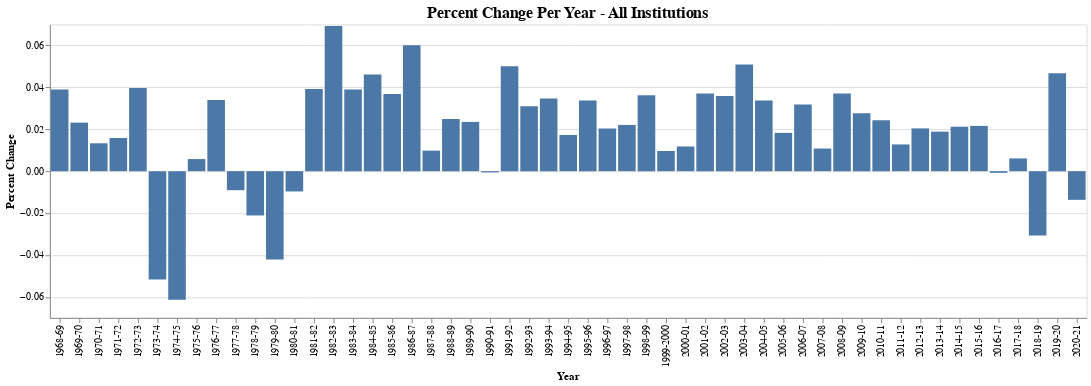

Notebook cell for this chart:
### Markdown cell above
We can visualize the percent changes for each year using bar charts:

### Code cell
#chart configuration for all institutions
alt.Chart(tuition_pct_change.reset_index()).mark_bar().encode(
    x='Year',
    y=alt.Y('All Institutions', title='Percent Change')
).properties(
    title='Percent Change Per Year - All Institutions'
).configure_title(
    'center',
    fontSize=16
)

### Figure 1 — Vega-Lite specification as saved in the notebook (floating-point values rounded to 4 significant figures)
{"config": {"view": {"continuousWidth": 400, "continuousHeight": 300}, "title": {"align": "center", "fontSize": 16}}, "data": {"name": "data-9f8a1e9adfe12dad63295994e6c2e97f"}, "mark": "bar", "encoding": {"x": {"field": "Year", "type": "nominal"}, "y": {"field": "All Institutions", "title": "Percent Change", "type": "quantitative"}}, "title": "Percent Change Per Year - All Institutions", "$schema": "https://vega.github.io/schema/vega-lite/v4.17.0.json", "datasets": {"data-9f8a1e9adfe12dad63295994e6c2e97f": [{"Year": "1968-69 ", "All Institutions": 0.039, "Private": 0.1258, "Public": 0.06437}, {"Year": "1969-70 ", "All Institutions": 0.02316, "Private": 0.02543, "Public": 0.02265}, {"Year": "1970-71 ", "All Institutions": 0.01329, "Private": 0.02367, "Public": 0.01844}, {"Year": "1971-72 ", "All Institutions": 0.01582, "Private": 0.02285, "Public": 0.02289}, {"Year": "1972-73 ", "All Institutions": 0.03964, "Private": 0.01816, "Public": 0.06289}, {"Year": "1973-74 ", "All Institutions": -0.05175, "Private": -0.0431, "Public": -0.05666}, {"Year": "1974-75 ", "All Institutions": -0.06142, "Private": -0.04883, "Public": -0.07127}, {"Year": "1975-76 ", "All Institutions": 0.005761, "Private": 0.006475, "Public": 0.009323}, {"Year": "1976-77 ", "All Institutions": 0.03401, "Private": 0.0243, "Public": 0.02748}, {"Year": "1977-78 ", "All Institutions": -0.009088, "Private": -0.0008973, "Public": -0.01314}, {"Year": "1978-79 ", "All Institutions": -0.02114, "Private": -0.006006, "Public": -0.03772}, {"Year": "1979-80 ", "All Institutions": -0.04212, "Private": -0.04049, "Public": -0.04248}, {"Year": "1980-81 ", "All Institutions": -0.009688, "Private": 5.885e-05, "Public": -0.018}, {"Year": "1981-82 ", "All Institutions": 0.03922, "Private": 0.04167, "Public": 0.03627}, {"Year": "1982-83 ", "All Institutions": 0.06924, "Private": 0.07944, "Public": 0.06739}, {"Year": "1983-84 ", "All Institutions": 0.03894, "Private": 0.04998, "Public": 0.03583}, {"Year": "1984-85 ", "All Institutions": 0.04612, "Private": 0.04805, "Public": 0.032}, {"Year": "1985-86", "All Institutions": 0.03676, "Private": 0.0614, "Public": 0.01867}, {"Year": "1986-87 ", "All Institutions": 0.06003, "Private": 0.0643, "Public": 0.04908}, {"Year": "1987-88 ", "All Institutions": 0.00978, "Private": 0.01949, "Public": 0.02176}, {"Year": "1988-89 ", "All Institutions": 0.02492, "Private": 0.02895, "Public": 0.0156}, {"Year": "1989-90 ", "All Institutions": 0.02349, "Private": 0.02179, "Public": 0.01506}, {"Year": "1990-91 ", "All Institutions": -0.0006022, "Private": 0.02172, "Public": -0.0008729}, {"Year": "1991-92 ", "All Institutions": 0.05008, "Private": 0.04367, "Public": 0.05222}, {"Year": "1992-93 ", "All Institutions": 0.03092, "Private": 0.02085, "Public": 0.02537}, {"Year": "1993-94 ", "All Institutions": 0.03469, "Private": 0.0328, "Public": 0.03068}, {"Year": "1994-95 ", "All Institutions": 0.01727, "Private": 0.01481, "Public": 0.01868}, {"Year": "1995-96 ", "All Institutions": 0.03373, "Private": 0.03274, "Public": 0.02365}, {"Year": "1996-97 ", "All Institutions": 0.02035, "Private": 0.0181, "Public": 0.01674}, {"Year": "1997-98 ", "All Institutions": 0.02206, "Private": 0.01591, "Public": 0.02783}, {"Year": "1998-99 ", "All Institutions": 0.03624, "Private": 0.02727, "Public": 0.02828}, {"Year": "1999-2000 ", "All Institutions": 0.009625, "Private": 0.01136, "Public": 0.00187}, {"Year": "2000-01 ", "All Institutions": 0.01177, "Private": 0.01905, "Public": 0.0112}, {"Year": "2001-02 ", "All Institutions": 0.03707, "Private": 0.02935, "Public": 0.04429}, {"Year": "2002-03 ", "All Institutions": 0.0359, "Private": 0.01659, "Public": 0.04138}, {"Year": "2003-04 ", "All Institutions": 0.05085, "Private": 0.03136, "Public": 0.06724}, {"Year": "2004-05 ", "All Institutions": 0.03366, "Private": 0.01687, "Public": 0.03915}, {"Year": "2005-06 ", "All Institutions": 0.01827, "Private": 0.002663, "Public": 0.02085}, {"Year": "2006-07 ", "All Institutions": 0.03185, "Private": 0.03137, "Public": 0.03041}, {"Year": "2007-08 ", "All Institutions": 0.01079, "Private": 0.007833, "Public": 0.01176}, {"Year": "2008-09 ", "All Institutions": 0.03702, "Private": 0.01908, "Public": 0.04373}, {"Year": "2009-10 ", "All Institutions": 0.0276, "Private": 0.009899, "Public": 0.04781}, {"Year": "2010-11 ", "All Institutions": 0.02433, "Private": 0.0009569, "Public": 0.03791}, {"Year": "2011-12 ", "All Institutions": 0.01275, "Private": 0.006175, "Public": 0.02449}, {"Year": "2012-13 ", "All Institutions": 0.02041, "Private": 0.02437, "Public": 0.0239}, {"Year": "2013-14 ", "All Institutions": 0.01886, "Private": 0.02752, "Public": 0.01987}, {"Year": "2014-15 ", "All Institutions": 0.02122, "Private": 0.03042, "Public": 0.02195}, {"Year": "2015-16 ", "All Institutions": 0.02159, "Private": 0.03371, "Public": 0.0238}, {"Year": "2016-17 ", "All Institutions": -0.0007969, "Private": 0.02991, "Public": -0.003536}, {"Year": "2017-18 ", "All Institutions": 0.006068, "Private": 0.01726, "Public": 0.006104}, {"Year": "2018-19 ", "All Institutions": -0.03074, "Private": 0.01467, "Public": 0.00649}, {"Year": "2019-20", "All Institutions": 0.04676, "Private": 0.01224, "Public": 0.00556}, {"Year": "2020-21", "All Institutions": -0.01369, "Private": -0.01424, "Public": -0.008504}]}}
